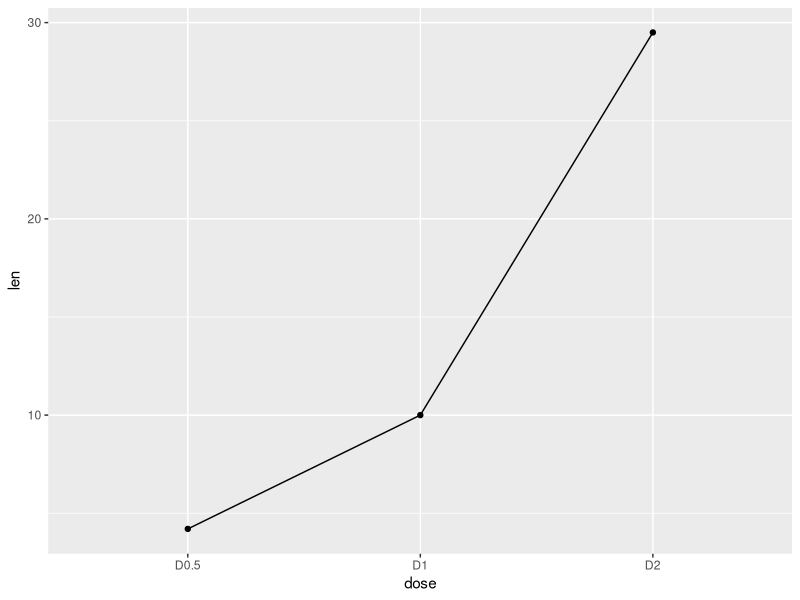
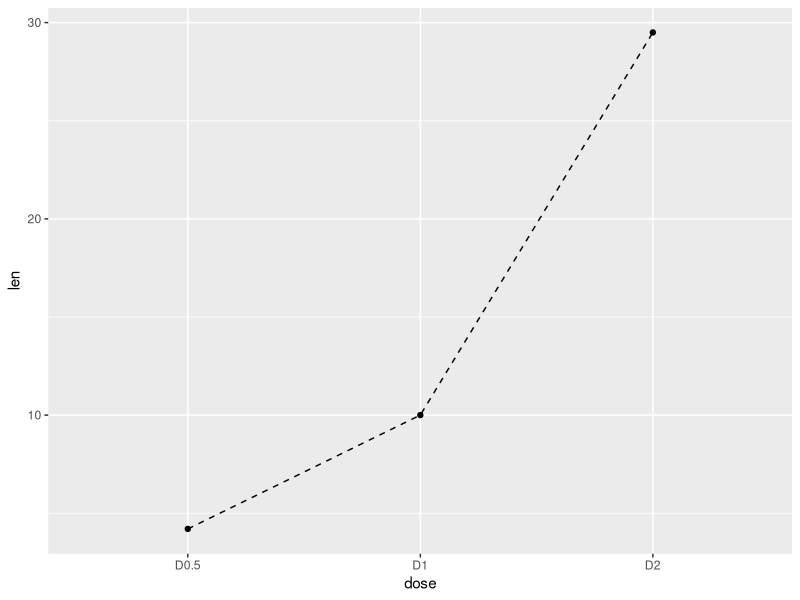
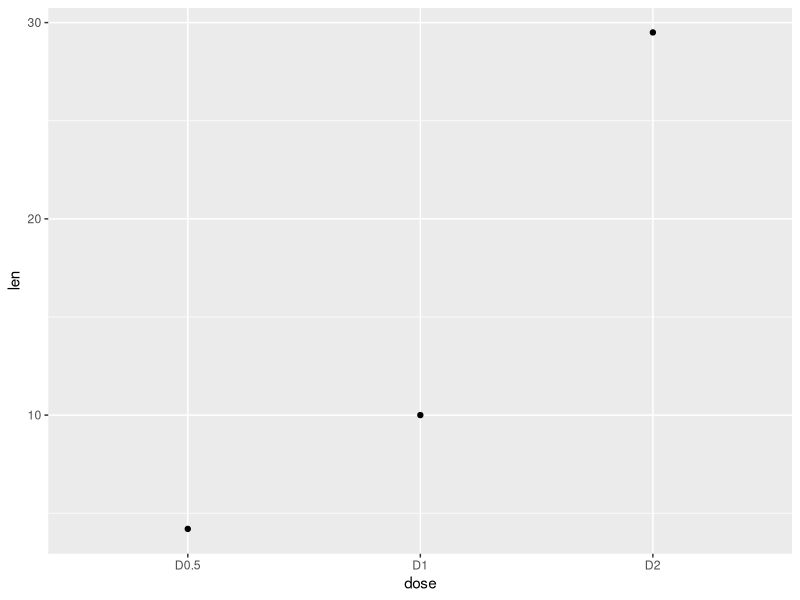

Write R code to recreate these figures, in order.
## ---- chunk 1
#install.packages("ggplot2")
library(ggplot2)
df <- data.frame(c("D0.5", "D1", "D2"),c(4.2, 10, 29.5))
names(df) <- c("dose", "len")
head(df)




#Basic line plot with points
ggplot(data=df, aes(x=dose, y=len, group=1)) + geom_line()+geom_point()

#Change the line type
ggplot(data=df, aes(x=dose, y=len,group=1)) + geom_line(linetype = "dashed") + geom_point()

#Change the color
ggplot(data=df, aes(x=dose, y=len,group=1 )) + geom_point()
